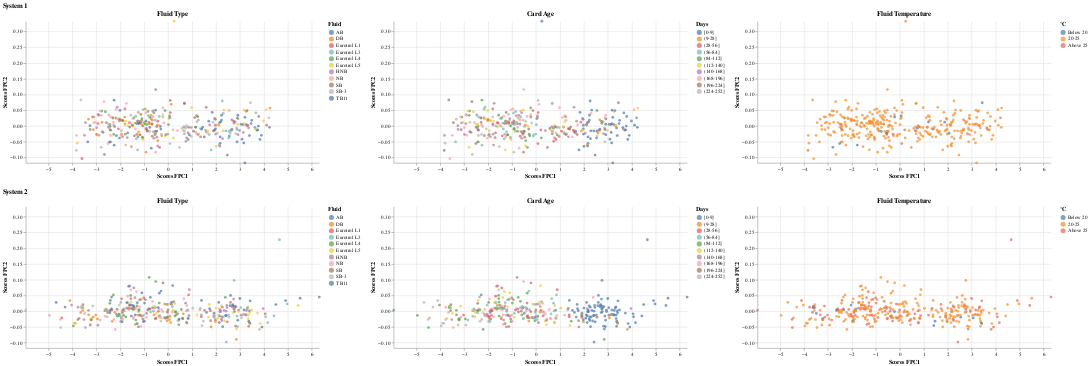

The notebook cell saved with this chart:
### Markdown cell above
### System 1 versus System 2: Sensor A - Cal Window

### Code cell
pc_scores_s1_A_cal_window, pc_scores_s2_A_cal_window,fpca_s1_A_cal_window,fpca_s2_A_cal_window = fpca_two_inputs(A1_cal_window_combine_balanced.iloc[:,:-6], A2_cal_window_combine_balanced.iloc[:,:-6], color_fpc1_s1='tab:blue', color_fpc2_s1='tab:cyan', color_fpc1_s2='tab:orange', color_fpc2_s2='gold')
print("--------------------------------------------------- Bootstrap -------------------------------------------------------------------------------------------")
ac1, ac2 = bootstrap(A1_cal_window_combine_balanced, A2_cal_window_combine_balanced,"A","cal_window",features="FluidType")
print("--------------------------------------------------- PCA Scores -------------------------------------------------------------------------------------------")
create_pc_scores_plots(pc_scores_s1_A_cal_window, pc_scores_s2_A_cal_window, A1_cal_window_combine_balanced, A2_cal_window_combine_balanced,features="FluidType")

### Figure 1 — Vega-Lite specification as saved in the notebook (floating-point values rounded to 4 significant figures; data arrays with more than 128 entries replaced by an {"elided": "..."} marker saying what was removed)
{"config": {"view": {"continuousWidth": 300, "continuousHeight": 300, "stroke": null}}, "vconcat": [{"hconcat": [{"mark": {"type": "circle"}, "encoding": {"color": {"field": "FluidType", "scale": {"scheme": "tableau10"}, "title": "Fluid", "type": "nominal"}, "tooltip": [{"field": "TestID", "type": "quantitative"}, {"field": "PC1_Scores", "type": "quantitative"}, {"field": "PC2_Scores", "type": "quantitative"}, {"field": "FluidType", "title": "Fluid Type", "type": "nominal"}], "x": {"field": "PC1_Scores", "scale": {"domain": [-5.947, 6.31]}, "title": "Scores FPC1", "type": "quantitative"}, "y": {"field": "PC2_Scores", "scale": {"domain": [-0.1169, 0.3327]}, "title": "Scores FPC2", "type": "quantitative"}}, "height": 280, "title": "Fluid Type", "width": 580}, {"mark": {"type": "circle"}, "encoding": {"color": {"field": "CardAgeBin", "scale": {"scheme": "tableau10"}, "sort": ["[0-9]", "(9-28]", "(28-56]", "(56-84]", "(84-112]", "(112-140]", "(140-168]", "(168-196]", "(196-224]", "(224-252]"], "title": "Days", "type": "ordinal"}, "tooltip": [{"field": "TestID", "type": "quantitative"}, {"field": "PC1_Scores", "type": "quantitative"}, {"field": "PC2_Scores", "type": "quantitative"}, {"field": "CardAgeBin", "title": "Card Age", "type": "ordinal"}], "x": {"field": "PC1_Scores", "scale": {"domain": [-5.947, 6.31]}, "title": "Scores FPC1", "type": "quantitative"}, "y": {"field": "PC2_Scores", "scale": {"domain": [-0.1169, 0.3327]}, "title": "Scores FPC2", "type": "quantitative"}}, "height": 280, "title": "Card Age", "width": 580}, {"mark": {"type": "circle"}, "encoding": {"color": {"field": "FluidTempBin", "scale": {"domain": ["Below 20", "20-25", "Above 25"], "range": ["#4e79a7", "#f28e2b", "#e16759"]}, "sort": ["Below 20", "20-25", "Above 25"], "title": "°C", "type": "ordinal"}, "tooltip": [{"field": "TestID", "type": "quantitative"}, {"field": "PC1_Scores", "type": "quantitative"}, {"field": "PC2_Scores", "type": "quantitative"}, {"field": "FluidTempBin", "title": "Fluid Temperature", "type": "ordinal"}], "x": {"field": "PC1_Scores", "scale": {"domain": [-5.947, 6.31]}, "title": "Scores FPC1", "type": "quantitative"}, "y": {"field": "PC2_Scores", "scale": {"domain": [-0.1169, 0.3327]}, "title": "Scores FPC2", "type": "quantitative"}}, "height": 280, "title": "Fluid Temperature", "width": 580}], "data": {"name": "data-275b5ae808f2ccc1ac5ab89b233818e0"}, "resolve": {"scale": {"color": "independent"}}, "title": "System 1"}, {"hconcat": [{"mark": {"type": "circle"}, "encoding": {"color": {"field": "FluidType", "scale": {"scheme": "tableau10"}, "title": "Fluid", "type": "nominal"}, "tooltip": [{"field": "TestID", "type": "quantitative"}, {"field": "PC1_Scores", "type": "quantitative"}, {"field": "PC2_Scores", "type": "quantitative"}, {"field": "FluidType", "title": "Fluid Type", "type": "nominal"}], "x": {"field": "PC1_Scores", "scale": {"domain": [-5.947, 6.31]}, "title": "Scores FPC1", "type": "quantitative"}, "y": {"field": "PC2_Scores", "scale": {"domain": [-0.1169, 0.3327]}, "title": "Scores FPC2", "type": "quantitative"}}, "height": 280, "title": "Fluid Type", "width": 580}, {"mark": {"type": "circle"}, "encoding": {"color": {"field": "CardAgeBin", "scale": {"scheme": "tableau10"}, "sort": ["[0-9]", "(9-28]", "(28-56]", "(56-84]", "(84-112]", "(112-140]", "(140-168]", "(168-196]", "(196-224]", "(224-252]"], "title": "Days", "type": "ordinal"}, "tooltip": [{"field": "TestID", "type": "quantitative"}, {"field": "PC1_Scores", "type": "quantitative"}, {"field": "PC2_Scores", "type": "quantitative"}, {"field": "CardAgeBin", "title": "Card Age", "type": "ordinal"}], "x": {"field": "PC1_Scores", "scale": {"domain": [-5.947, 6.31]}, "title": "Scores FPC1", "type": "quantitative"}, "y": {"field": "PC2_Scores", "scale": {"domain": [-0.1169, 0.3327]}, "title": "Scores FPC2", "type": "quantitative"}}, "height": 280, "title": "Card Age", "width": 580}, {"mark": {"type": "circle"}, "encoding": {"color": {"field": "FluidTempBin", "scale": {"domain": ["Below 20", "20-25", "Above 25"], "range": ["#4e79a7", "#f28e2b", "#e16759"]}, "sort": ["Below 20", "20-25", "Above 25"], "title": "°C", "type": "ordinal"}, "tooltip": [{"field": "TestID", "type": "quantitative"}, {"field": "PC1_Scores", "type": "quantitative"}, {"field": "PC2_Scores", "type": "quantitative"}, {"field": "FluidTempBin", "title": "Fluid Temperature", "type": "ordinal"}], "x": {"field": "PC1_Scores", "scale": {"domain": [-5.947, 6.31]}, "title": "Scores FPC1", "type": "quantitative"}, "y": {"field": "PC2_Scores", "scale": {"domain": [-0.1169, 0.3327]}, "title": "Scores FPC2", "type": "quantitative"}}, "height": 280, "title": "Fluid Temperature", "width": 580}], "data": {"name": "data-3b45d6cbe61704afbfae791f01244e7a"}, "resolve": {"scale": {"color": "independent"}}, "title": "System 2"}], "$schema": "https://vega.github.io/schema/vega-lite/v5.8.0.json", "datasets": {"data-275b5ae808f2ccc1ac5ab89b233818e0": {"elided": "330 records"}, "data-3b45d6cbe61704afbfae791f01244e7a": {"elided": "330 records"}}}
